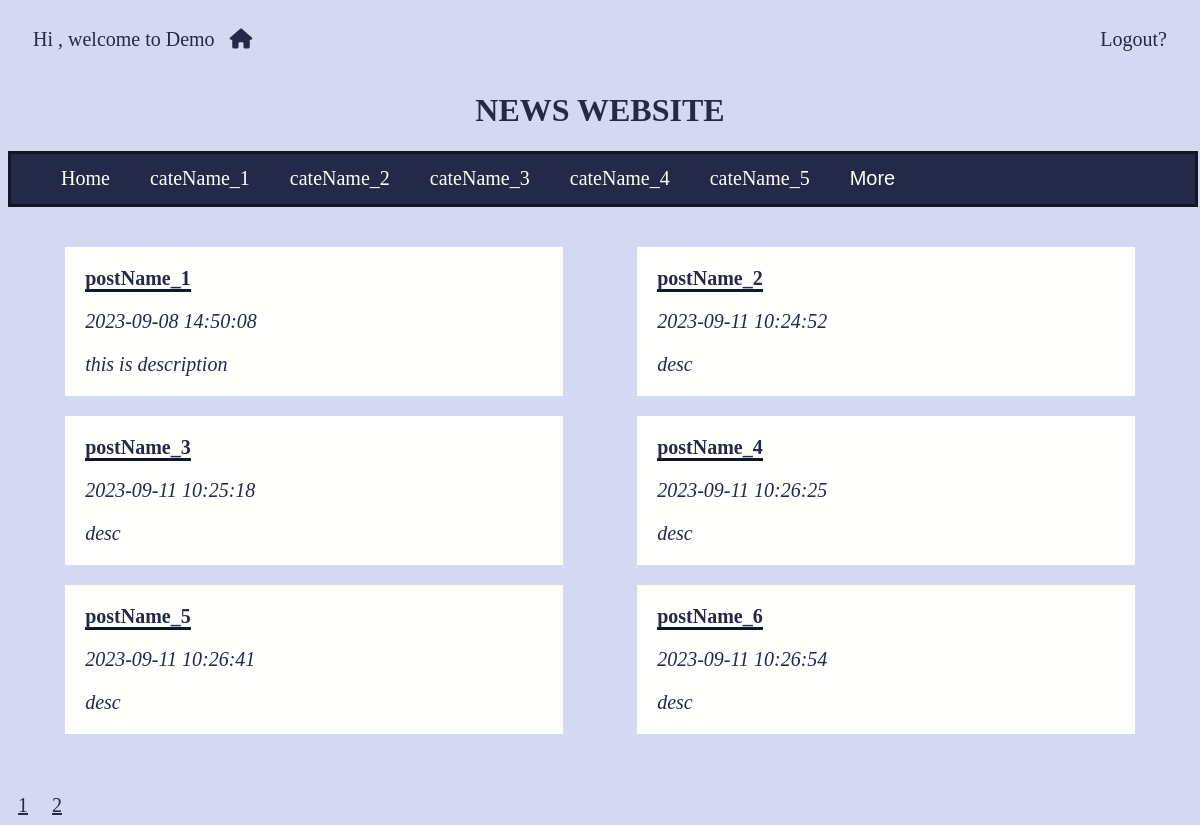
/vdWebTinTuc/public/index.php, run on an earlier commit of the app's database.
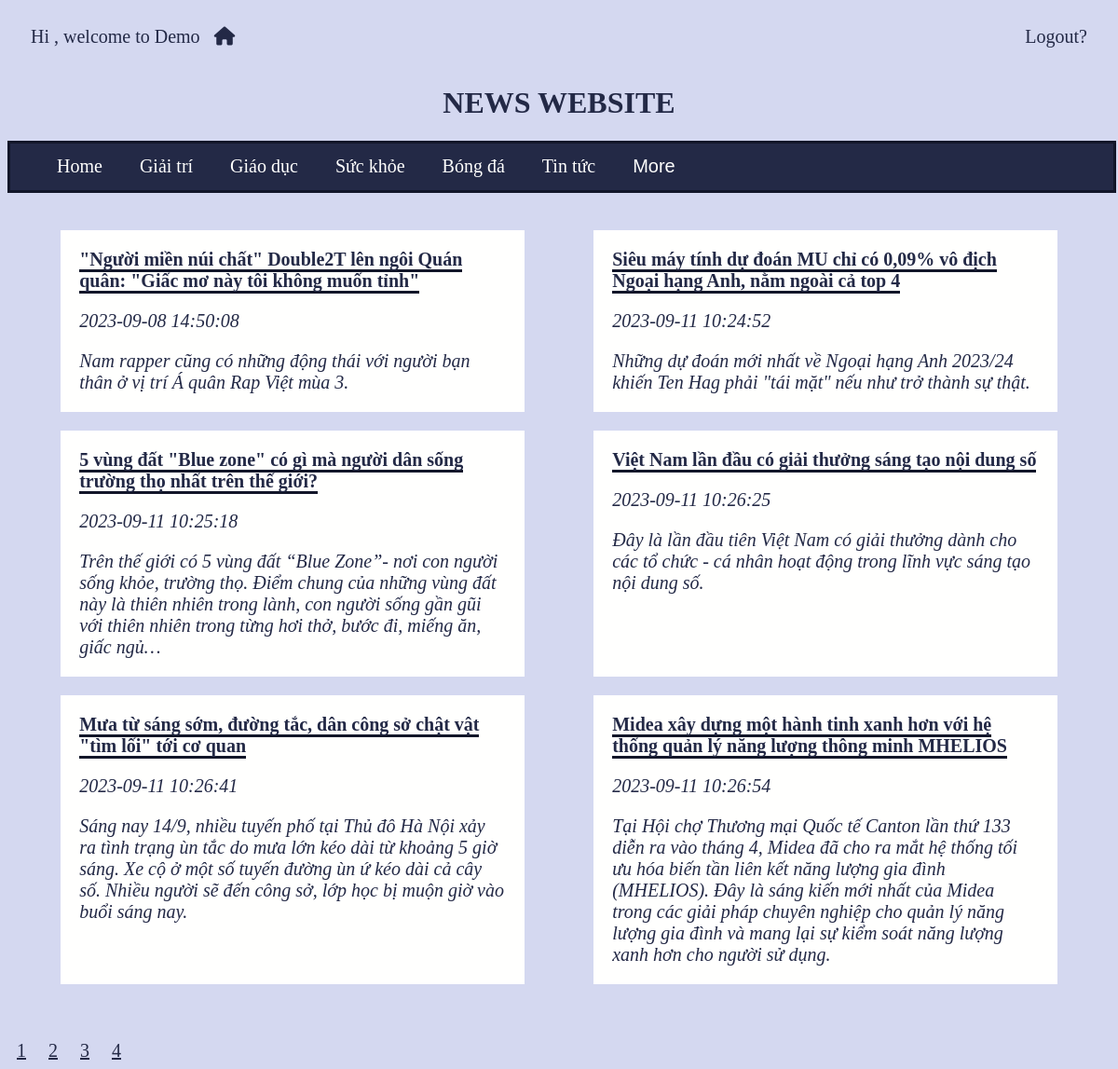
And on a later commit of the database.
### tables this page shows
CREATE TABLE `categories` (
  `id` int(15) NOT NULL,
  `name` varchar(255) NOT NULL,
  `created_by` int(15) NOT NULL,
  `created_time` datetime DEFAULT current_timestamp()
);

CREATE TABLE `posts` (
  `id` int(15) NOT NULL,
  `cate_id` int(15) NOT NULL,
  `name` varchar(255) NOT NULL,
  `description` varchar(1000) NOT NULL,
  `content` text NOT NULL,
  `created_by` int(14) NOT NULL,
  `created_time` datetime DEFAULT current_timestamp()
);

### vdWebTinTuc/apps/libs/router.php (called while the page is built, shortened)
<?php
    class apps_libs_router{
        public function getGET($name = null){
            if($name !== null)
                return isset($_GET[$name]) ? $_GET[$name] : null;
            return $_GET;
        }
        public function createUrl($url, $param = []) {
            if($url)
                $param[self::PARAM_NAME] = $url;
            return $_SERVER['PHP_SELF'].'?'. http_build_query($param);
        }
    }
?>

### vdWebTinTuc/apps/libs/dbConnection.php (called while the page is built, shortened)
<?php
    class apps_libs_dbConnection{
        protected $username = 'root';
        protected $password = "";
        protected $host = 'localhost';
        protected $database = 'PHP';
        protected $tableName;
        protected $queryParams = [];
        protected static $connectionInstance = null;
        public function connect() {
            if(self::$connectionInstance === null){
                try{
                    self::$connectionInstance = new PDO('mysql:host='.$this->host.';dbname='.$this->database,
                            $this->username, $this->password);
                    self::$connectionInstance->setAttribute(PDO::ATTR_ERRMODE, PDO::ERRMODE_EXCEPTION);
                } catch (Exception $ex) {
                    echo "ERROR: ".$ex->getMessage();
                    die();
                }
            }
        }
        public function query($sql, $param = []) {
            $q = self::$connectionInstance->prepare($sql);
            if(is_array($param) && $param)
                $q->execute($param);
            else
                $q->execute();
            return $q;
        }
        public function buildQueryParams($params = []) {
            $default = [
                "SELECT"=>"*",
                "WHERE"=>"",
                "OTHER"=>"",
                "params"=>"",
                "field"=>"",
                "value"=>[],
                "JOIN"=>""
            ];
            $this->queryParams = array_merge($default, $params);
            return $this;
        }
        public function buildCondition($condition){
            if(trim($condition))
                return "WHERE ".$condition;
            else
                return "";
        }
        public function select() {
            $sql = "SELECT ".$this->queryParams['SELECT']
                   ." FROM ".$this->tableName
                   ." ".$this->queryParams['JOIN']
                   ." ".$this->buildCondition($this->queryParams['WHERE'])
                   ." ".$this->queryParams['OTHER'];
            $query = $this->query($sql, $this->queryParams['params']);
            return $query->fetchAll(PDO::FETCH_ASSOC);
        }
    }
?>

### vdWebTinTuc/public/index.php (the view, shortened to what this page needs)
<?php
$router = new apps_libs_router();
$page = $router->getGET("page") ? intval($router->getGET("page")) : 1;
$posts = new apps_models_posts();
$numPost = count($posts->buildQueryParams([
            'WHERE' => $router->getGET('cate_id') ? "cate_id = " . intval($router->getGET('cate_id')) : ""])->select());
$numPage = intval(ceil($numPost / 6));
$listPost = $posts->buildQueryParams([
            'WHERE' => $router->getGET('cate_id') ? "cate_id = " . intval($router->getGET('cate_id')) : "",
            'OTHER' => "LIMIT 6 OFFSET " . (intval($page) - 1) * 6
        ])->select();
?>
<html>
    <head>
        <?php include 'navbar.php'?>
    </head>
    <body>
        <ul class="list">
        <?php
        foreach ($listPost as $row) {
            ?>
            <li><a href="<?= $router->createUrl('../public/postDetail', ['id' => $row['id'], "page" => $page]) ?>">
            <?= $row['name'] ?></a>
                <p><i><?= $row['created_time']?></i></p>
            <p><?= $row['description'] ?></p>
            </li>
            <?php
        }
        ?>
        </ul>
        <div class="link">
            <?php
            if($numPage == 0){
                ?><p>Post's Number = 0</p><?php
            }else{
                for ($i = 1; $i <= $numPage; $i++) {
                ?>
                <a href="<?= $router->createUrl('../public/index', ["cate_id" => $router->getGET('cate_id'), "page" => $i]) ?>"><?= $i ?></a>
                <?php
            }}
            ?>
        </div>
    </body>
</html>

### vdWebTinTuc/public/navbar.php (shortened to what this page needs)
<?php
$categories = new apps_models_categories();
?>
<html>
    <head>
        <link rel="stylesheet" href="../CSS/public.css">
        <?php include '../admin/head.php'?>
    </head>
    <body>
        <h1>NEWS WEBSITE</h1>
        <div class="tag">
            <a href="<?= $router->createUrl('../public/index') ?>" id='home'>Home</a>
            <?php
            foreach ($categories->buildQueryParams([
                'OTHER' => "LIMIT 5"
            ])->select() as $row) {
                ?>
                <a href="<?= $router->createUrl('../public/index', ["cate_id" => $row["id"], "page" => $page]) ?>"><?= $row["name"] ?></a>
                <?php
            }
            ?>
            <div class="dropdown">
                <button id="btn">More</button>
            </div>
        </div>
    </body>
</html>

What changed in the data, as far as the page shows it:
removed categories: name "cateName_1"
removed categories: name "cateName_2"
removed categories: name "cateName_3"
removed categories: name "cateName_4"
removed categories: name "cateName_5"
added categories: name "Giải trí"
added categories: name "Giáo dục"
added categories: name "Sức khỏe"
added categories: name "Bóng đá"
added categories: name "Tin tức"
changed posts: name "postName_1" → "\"Người miền núi chất\" Double2T lên ngôi Quán quân: \"Giấc mơ này tôi không muốn tỉnh\""; description "this is description" → "Nam rapper cũng có những động thái với người bạn thân ở vị trí Á quân Rap Việt mùa 3."
changed posts: name "postName_2" → "Siêu máy tính dự đoán MU chỉ có 0,09% vô địch Ngoại hạng Anh, nằm ngoài cả top 4"; description "desc" → "Những dự đoán mới nhất về Ngoại hạng Anh 2023/24 khiến Ten Hag phải \"tái mặt\" nếu như trở thành sự thật."
changed posts: name "postName_3" → "5 vùng đất \"Blue zone\" có gì mà người dân sống trường thọ nhất trên thế giới?"; description "desc" → "Trên thế giới có 5 vùng đất “Blue Zone”- nơi con người sống khỏe, trường thọ. Điểm chung của những vùng đất này là thiên nhiên trong lành, con người sống gần gũi với thiên nhiên trong từng hơi thở, bước đi, miếng ăn, giấc ngủ…"
changed posts: name "postName_4" → "Việt Nam lần đầu có giải thưởng sáng tạo nội dung số"; description "desc" → "Đây là lần đầu tiên Việt Nam có giải thưởng dành cho các tổ chức - cá nhân hoạt động trong lĩnh vực sáng tạo nội dung số."
changed posts: name "postName_5" → "Mưa từ sáng sớm, đường tắc, dân công sở chật vật \"tìm lối\" tới cơ quan"; description "desc" → "Sáng nay 14/9, nhiều tuyến phố tại Thủ đô Hà Nội xảy ra tình trạng ùn tắc do mưa lớn kéo dài từ khoảng 5 giờ sáng. Xe cộ ở một số tuyến đường ùn ứ kéo dài cả cây số. Nhiều người sẽ đến công sở, lớp học bị muộn giờ vào buổi sáng nay."
changed posts: name "postName_6" → "Midea xây dựng một hành tinh xanh hơn với hệ thống quản lý năng lượng thông minh MHELIOS"; description "desc" → "Tại Hội chợ Thương mại Quốc tế Canton lần thứ 133 diễn ra vào tháng 4, Midea đã cho ra mắt hệ thống tối ưu hóa biến tần liên kết năng lượng gia đình (MHELIOS). Đây là sáng kiến mới nhất của Midea trong các giải pháp chuyên nghiệp cho quản lý năng lượng gia đình và mang lại sự kiểm soát năng lượng xanh hơn cho người sử dụng."
Also different on the page:
new list line: "3"
new list line: "4"
